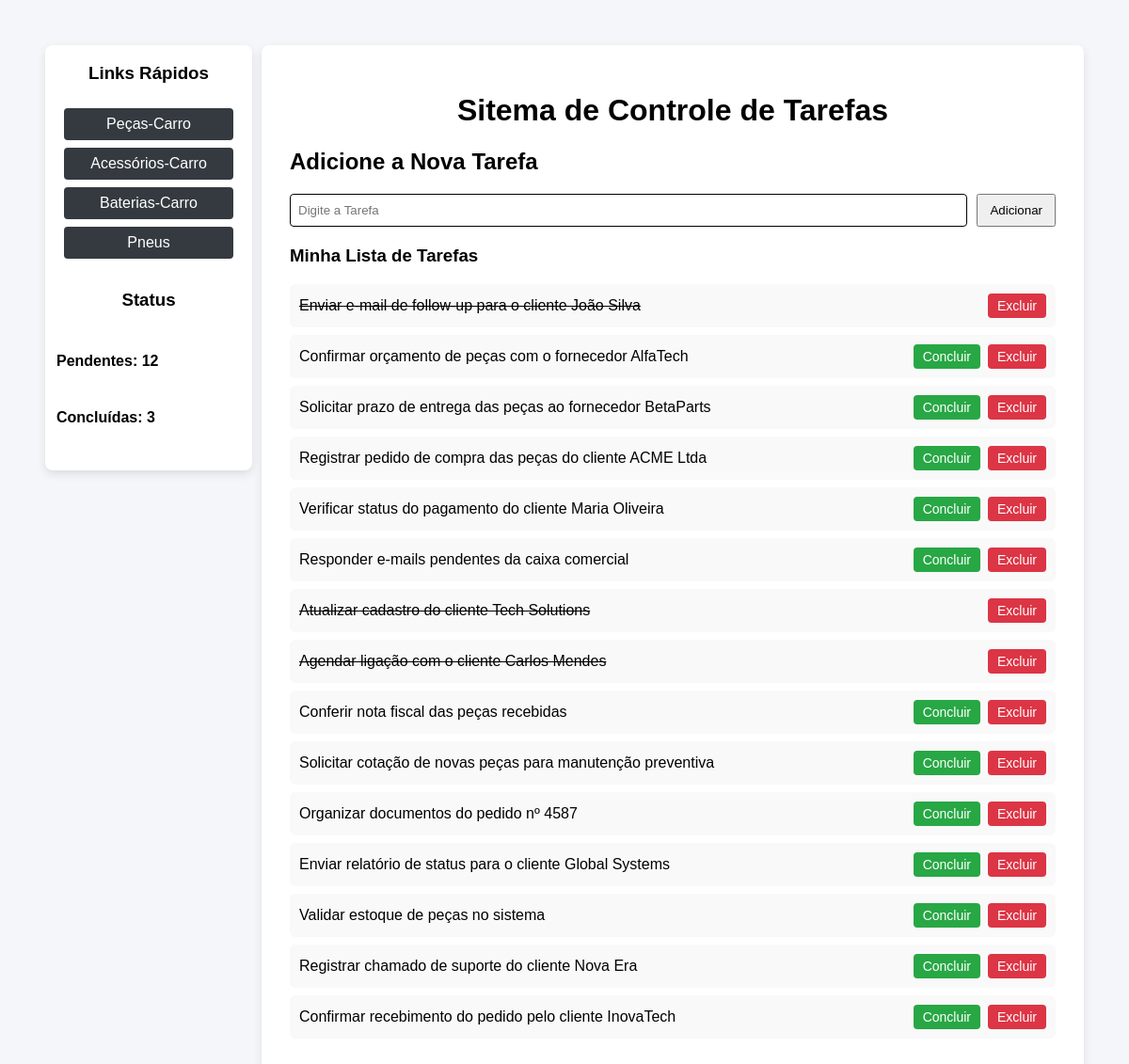
The page / on the database its author committed.
### tables this page shows
CREATE TABLE tarefas (
           id INTEGER PRIMARY KEY AUTOINCREMENT,
           descricao TEXT NOT NULL,
           concluida INTEGER DEFAULT 0         
        
        );

### app.py (the view)
@app.route("/")
def home():
    conn = get_db_connection()
    tarefas = conn.execute("SELECT * FROM tarefas"). fetchall()
    pendentes = conn.execute(
        "SELECT COUNT(*) FROM tarefas WHERE concluida = 0"
    ).fetchone()[0]
    concluidas = conn.execute(
        "SELECT COUNT(*) FROM tarefas WHERE concluida = 1"
    ).fetchone()[0]
    conn.close()
    return render_template("index.html",tarefas=tarefas, pendentes=pendentes,concluidas=concluidas)

### app.py (called while the page is built)
def get_db_connection():
    conn = sqlite3.connect("database.db")
    conn.row_factory = sqlite3.Row
    return conn

### templates/index.html (shortened to what this page needs)
<!DOCTYPE html>
<html lang="pt-br">
<head>
    <link rel="stylesheet" href="/static/style.css">
    <link rel="stylesheet" href="/static/flexbox.css">
</head>
<body>
    <div class="links">
        <h3>Links Rápidos</h3>
        <a href="https://www.mercadolivre.com.br" target="_blank" rel="noopener noreferrer">Peças-Carro</a>
        <a href="https://www.google.com" target="_blank" rel="noopener noreferrer">Acessórios-Carro</a>
        <a href="https://www.google.com" target="_blank" rel="noopener noreferrer">Baterias-Carro</a>
        <a href="https://www.google.com" target="_blank" rel="noopener noreferrer">Pneus</a>
        <div class="contador-tarefas">
            <h3>Status</h3>
            <p><strong>Pendentes:</strong> {{ pendentes}}</p>
            <p><strong>Concluídas:</strong> {{ concluidas}}</p>
        </div>
    </div>
    <div class="container">
        <h1>Sitema de Controle de Tarefas</h1>
        <h2>Adicione a Nova Tarefa</h2>
        <form action="/add" method="POST">
            <input type="text" name="descricao" placeholder="Digite a Tarefa" required>
            <button type="submit">Adicionar</button>
        </form>
        <h3>Minha Lista de Tarefas</h3>
        <ul class="lista-tarefa">
            {% for tarefas in tarefas %}
                <li class="item-tarefa">
                    <span class="desc-tarefa">
                        {% if tarefas["concluida"] ==1 %}
                            <s>{{ tarefas["descricao"] }}</s>
                        {% else %}
                            {{ tarefas["descricao"] }}
                        {% endif %}
                    </span>
                    <div class="acoes-tarefa">
                        {% if tarefas["concluida"] == 0%}
                            <a class="btn1 btn-sucesso" href="/update/{{ tarefas['id'] }}">Concluir</a>
                        {% endif %}
                        <a class="btn1 btn-deletar" href="/delete/{{ tarefas['id'] }}">Excluir</a>
                    </div>
                </li>
            {% endfor %}
        </ul>
    </div>
</body>
</html>

### static/style.css (style rules this page uses)
:root { --body-fonte: Arial, sans-serif; --link-color: white; --link-a-background: #343a40; --link-a-color: white; --links-a-hover-background: #495057; --cont-tarefas-background: white; --container-background:white; --input-border: black; --input-focus-border-color: #007bff; --item-tarefa-background: #f9f9f9; --btn-sucesso-background-color: #28a745; --btn-sucesso-color: white; --btn-deletar-background-color: #dc3545; --btn-deletar-color: white; --btn-sucesso-hover-background-color: #218838; --btn-deletar-hover-background-color: #c82333; }

### static/flexbox.css (style rules this page uses)
body { font-family: var(--body-fonte); background-color: #f4f6f9; display: flex; justify-content: center; padding: 40px; gap: 10px }
.links { display: flex; flex-direction: column; background-color: var(--link-color); flex: 0 0 220px; height: 60%; border-radius: 8px; box-shadow: 0px 4px 10px rgb(0,0,0,0.1); gap: 8px; padding-bottom: 10px; }
.links h3 { text-align: center; }
.links a { text-decoration: none; background: var(--link-a-background); color: var(--link-a-color); margin: 0px 20px 0px 20px; padding: 8px; border-radius: 4px; text-align: center; gap: 8px; }
.contador-tarefas { display: flex; flex-direction: column; gap: 10px; margin-bottom: 15px; font-weight: bold; background: var(--cont-tarefas-background); padding: 6px 12px; border-radius: 20px; }
.container { flex: 1; background: var(--container-background); padding: 30px; width: 70%; border-radius: 8px; box-shadow: 0px 4px 10px rgba(0, 0, 0, 0.1); }
h1 { text-align: center; }
form { display: flex; gap: 10px; margin-bottom: 20px; }
input { flex: 1; padding: 8px; border: 1px solid var(--input-border); border-radius: 4px; }
button { padding: 8px 12px; }
ul { list-style: none; padding: 0; }
li { display: flex; justify-content: space-between; margin-bottom: 10px; }
.lista-tarefa { list-style: none; padding: 0; }
.item-tarefa { display: flex; justify-content: space-between; align-items: center; background: var(--item-tarefa-background); padding: 10px; margin-bottom: 8px; border-radius: 6px; transition: 0.2s ease; }
.desc-tarefa { flex: 1; text-align: left; }
.acoes-tarefa { display: flex; gap: 8px; }
.btn1 { text-decoration: none; padding: 5px 10px; border-radius: 4px; font-size: 14px; }
.btn-sucesso { background-color: var(--btn-sucesso-background-color); color: var(--btn-sucesso-color); }
.btn-deletar { background-color: var(--btn-deletar-background-color); color: var(--btn-deletar-color); }

### rows shown on the page
tarefas: descricao "Enviar e-mail de follow-up para o cliente João Silva"
tarefas: descricao "Confirmar orçamento de peças com o fornecedor AlfaTech"
tarefas: descricao "Solicitar prazo de entrega das peças ao fornecedor BetaParts"
tarefas: descricao "Registrar pedido de compra das peças do cliente ACME Ltda"
tarefas: descricao "Verificar status do pagamento do cliente Maria Oliveira"
tarefas: descricao "Responder e-mails pendentes da caixa comercial"
tarefas: descricao "Atualizar cadastro do cliente Tech Solutions"
tarefas: descricao "Agendar ligação com o cliente Carlos Mendes"
tarefas: descricao "Conferir nota fiscal das peças recebidas"
tarefas: descricao "Solicitar cotação de novas peças para manutenção preventiva"
tarefas: descricao "Organizar documentos do pedido nº 4587"
tarefas: descricao "Enviar relatório de status para o cliente Global Systems"
tarefas: descricao "Validar estoque de peças no sistema"
tarefas: descricao "Registrar chamado de suporte do cliente Nova Era"
tarefas: descricao "Confirmar recebimento do pedido pelo cliente InovaTech"

### other values the page prints
{{ pendentes }} "12"
{{ concluidas }} "3"
